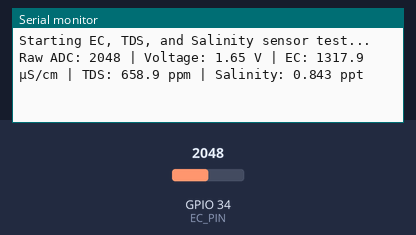
Recording of a sketch running on a simulated ESP32. On the bench: the last lines printed to the serial monitor. The test bench sets the inputs (shaded band); at power-on: GPIO 34 (EC_PIN) = 2048.

Above: at 2.2 s.
2.3 s: GPIO 34 (EC_PIN) set to 2866
At 5.4 s:
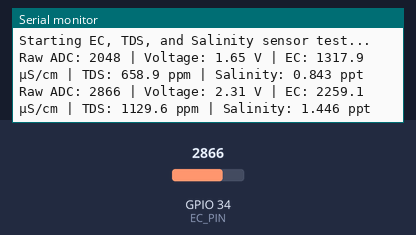
6.1 s: GPIO 34 (EC_PIN) set to 3603
At 7.8 s:
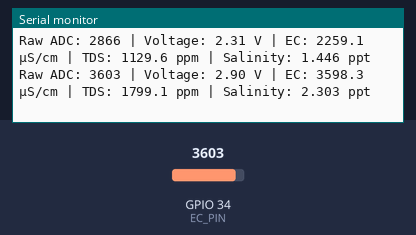
Timing chart, 0 to 9.3 s (numbered marks = the images above; inputs shaded):
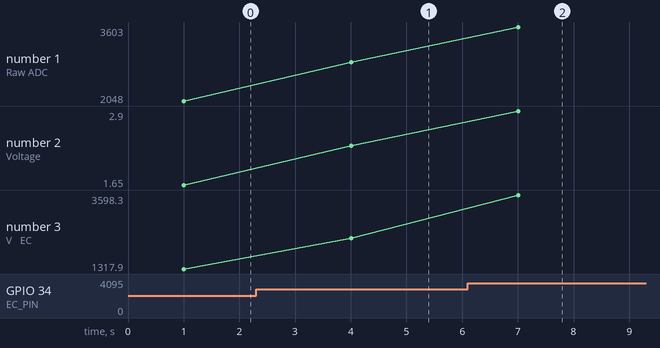

The sketch:

ec_test.ino
```cpp
#define EC_PIN 34  // EC/TDS sensor analog output pin

void setup() {
  Serial.begin(115200);
  delay(1000);
  Serial.println("Starting EC, TDS, and Salinity sensor test...");
}

void loop() {
  int rawEC = analogRead(EC_PIN);
  float voltage = rawEC * (3.3 / 4095.0);  // Convert ADC reading to voltage

  // --- EC Calculation (µS/cm) ---
  float ecValue = (133.42 * voltage * voltage * voltage)
                - (255.86 * voltage * voltage)
                + (857.39 * voltage);  // µS/cm

  // --- TDS and Salinity ---
  float tdsValue = ecValue / 2.0;      // ppm
  float salinity = ecValue * 0.00064;  // ppt

  if (ecValue < 0) ecValue = 0;
  if (tdsValue < 0) tdsValue = 0;
  if (salinity < 0) salinity = 0;

  Serial.print("Raw ADC: ");
  Serial.print(rawEC);
  Serial.print(" | Voltage: ");
  Serial.print(voltage, 2);
  Serial.print(" V | EC: ");
  Serial.print(ecValue, 1);
  Serial.print(" µS/cm | TDS: ");
  Serial.print(tdsValue, 1);
  Serial.print(" ppm | Salinity: ");
  Serial.print(salinity, 3);
  Serial.println(" ppt");

  delay(3000);
}
```

Measured:
- after the input at 2.3 s, the serial monitor: prints a new line after 1.7 s (image 1)
- after the input at 6.1 s, the serial monitor: prints a new line after 0.91 s (image 2)
- plotted number 1: 2048 → 2866 after the input at 2.3 s, 2866 → 3603 after the input at 6.1 s
- plotted number 2: 1.65 → 2.31 after the input at 2.3 s, 2.31 → 2.9 after the input at 6.1 s
- plotted number 3: 1317.9 → 2259.1 after the input at 2.3 s, 2259.1 → 3598.3 after the input at 6.1 s
